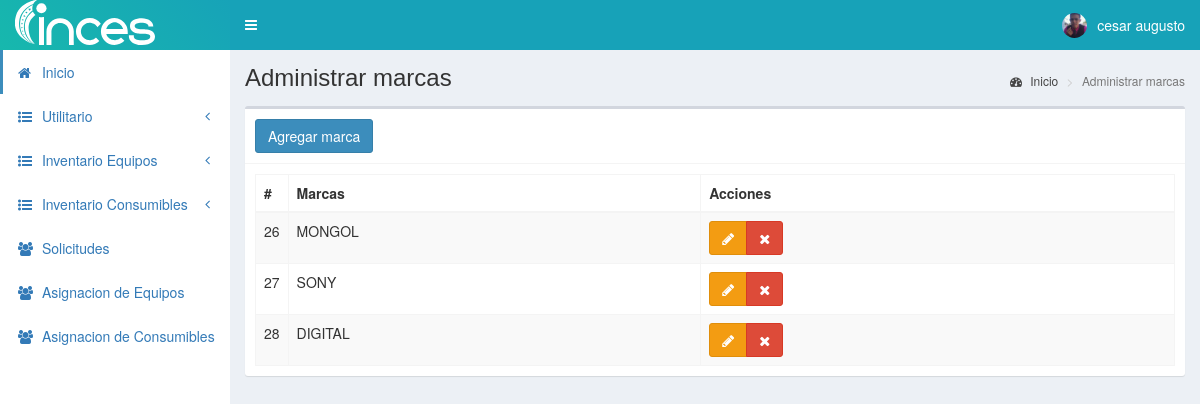
Screenshot of /marcasC (signed in) with the database file from the repository.
### tables this page shows
CREATE TABLE `personal` (
  `id` int(11) NOT NULL,
  `cedula` int(11) NOT NULL,
  `nombres` text NOT NULL,
  `apellidos` text NOT NULL,
  `email` text NOT NULL,
  `telefono` text NOT NULL,
  `direccion` text NOT NULL,
  `fecha_nac` text NOT NULL,
  `cargo` int(11) NOT NULL,
  `departamento` int(11) NOT NULL,
  `estado` text NOT NULL,
  `fecha` timestamp NOT NULL DEFAULT current_timestamp() ON UPDATE current_timestamp()
);

CREATE TABLE `marcasC` (
  `id` int(11) NOT NULL,
  `descripcion` text NOT NULL,
  `idtipof` int(11) NOT NULL,
  `fecha` timestamp NOT NULL DEFAULT current_timestamp() ON UPDATE current_timestamp()
);

### controladores/plantilla.controlador.php (called while the page is built)
<?php
class ControladorPlantilla{
	static public function ctrPlantilla(){
		include "vistas/plantilla.php";
	}
}

### index.php (called while the page is built, shortened)
<?php
require_once "controladores/plantilla.controlador.php";
require_once "controladores/usuarios.controlador.php";
require_once "controladores/marcasC.controlador.php";
require_once "controladores/asignacionC.controlador.php";
require_once "modelos/marcasC.modelo.php";
require_once "modelos/personal.modelo.php";
$plantilla = new ControladorPlantilla();
$plantilla -> ctrPlantilla();

### modelos/conexion.php (called while the page is built)
<?php
class Conexion{
	static public function conectar(){
		$link = new PDO("mysql:host=localhost;dbname=pos",
			            "root",
			            "");
		$link->exec("set names utf8");
		return $link;
	}
}

### modelos/personal.modelo.php (called while the page is built, shortened)
<?php
require_once "conexion.php";
class ModeloPersonal{
	static public function mdlMostrarPersonals($tabla, $item, $valor){
		if($item == "id"){
			$stmt = Conexion::conectar()->prepare("SELECT * FROM $tabla WHERE $item = :$item");
			$stmt -> bindParam(":".$item, $valor, PDO::PARAM_INT);
			$stmt -> execute();
			return $stmt -> fetch();
		}else{
			$stmt = Conexion::conectar()->prepare("SELECT * FROM $tabla");
			$stmt -> execute();
			return $stmt -> fetchAll();
		}
	}
}
?>

### controladores/marcasC.controlador.php (called while the page is built, shortened)
<?php
class ControladorMarcasC{
	static public function ctrMostrarMarcas($item, $valor){
		$tabla = "marcasC";
		$respuesta = ModeloMarcasC::mdlMostrarMarcas($tabla, $item, $valor);
		return $respuesta;
	}
}

### modelos/marcasC.modelo.php (called while the page is built, shortened)
<?php
require_once "conexion.php";
class ModeloMarcasC{
	static public function mdlMostrarMarcas($tabla, $item, $valor){
		if($item != null){
			$stmt = Conexion::conectar()->prepare("SELECT * FROM $tabla WHERE $item = :$item");
			$stmt -> bindParam(":".$item, $valor, PDO::PARAM_STR);
			$stmt -> execute();
			return $stmt -> fetch();
		}else{
			$stmt = Conexion::conectar()->prepare("SELECT * FROM $tabla");
			$stmt -> execute();
			return $stmt -> fetchAll();
		}
	}
}

### vistas/modulos/marcasC.php (the view, shortened to what this page needs)
<div class="content-wrapper">
  <section class="content-header">
    <h1>
      Administrar marcas
    </h1>
    <ol class="breadcrumb">
      <li><a href="inicio"><i class="fa fa-dashboard"></i> Inicio</a></li>
      <li class="active">Administrar marcas</li>
    </ol>
  </section>
  <section class="content">
    <div class="box">
      <div class="box-header with-border">
        <button class="btn btn-primary" data-toggle="modal" data-target="#modalAgregarMarca">
          Agregar marca
        </button>
      </div>
      <div class="box-body">
       <table class="table table-bordered table-striped dt-responsive tablas" width="100%">
        <thead>
         <tr>
           <th style="width:10px">#</th>
           <th>Marcas</th>
           <th>Acciones</th>
         </tr>
        </thead>
        <tbody>
        <?php
          $item = null;
          $valor = null;
          $marcas = ControladorMarcasC::ctrMostrarMarcas($item, $valor);
          foreach ($marcas as $key => $value) {
            echo ' <tr>
                    <td>'.$value["id"].'</td>
                    <td class="text-uppercase">'.$value["descripcion"].'</td>
                    <td>
                      <div class="btn-group">
                        <button class="btn btn-warning btnEditarMarca" id="'.$value["id"].'" data-toggle="modal" data-target="#modalEditarMarca"><i class="fa fa-pencil"></i></button>
                        <button class="btn btn-danger btnEliminarMarca" id="'.$value["id"].'"><i class="fa fa-times"></i></button>
                      </div>
                    </td>
                  </tr>';
          }
        ?>
        </tbody>
       </table>
      </div>
    </div>
  </section>
</div>

### vistas/modulos/cabezote.php (shortened to what this page needs)
<header class="main-header">
<a href="inicio" class="logo">
	<span class="logo-lg">
		<img src="vistas/img/plantilla/logo-blanco-lineal.svg" style="height:45px" class="img-responsive" style="padding:10px 0px">
	</span>
</a>
<nav class="navbar navbar-static-top" role="navigation">
 	<a href="#" class="sidebar-toggle" data-toggle="push-menu" role="button">
     	</a>
	<div class="navbar-custom-menu">
		<ul class="nav navbar-nav">
			<li class="dropdown user user-menu">
				<a href="#" class="dropdown-toggle" data-toggle="dropdown">
				<?php
				if($_SESSION["foto"] != ""){
					echo '<img src="'.$_SESSION["foto"].'" class="user-image">';
				}else{
					echo '<img src="vistas/img/usuarios/default/anonymous.png" class="user-image">';
				}
				?>
                     <?php  $tabla = "personal";
                            $item = "id";
                            $valor = $_SESSION["nombre"];
						   $respuesta1 = ModeloPersonal::MdlMostrarPersonals($tabla, $item, $valor);
						   ?>
					<span class="hidden-xs"><?php  echo $respuesta1["nombres"] ?></span>
				</a>
			</li>
		</ul>
	</div>
</nav>
</header>

### rows the page displays
personal: nombres "cesar augusto"
marcasc: id "26", descripcion "MONGOL"
marcasc: id "27", descripcion "SONY"
marcasc: id "28", descripcion "DIGITAL"
